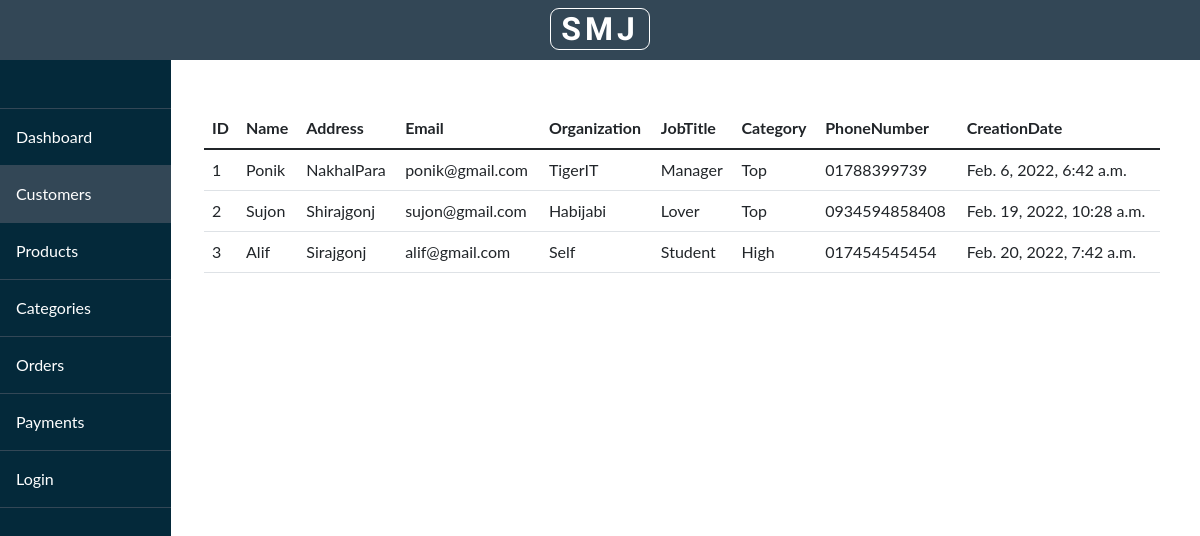
The app's page /customers/ with its own data.
### websites/models.py (models this page shows, shortened)
class Customer(models.Model):
    customerName = models.CharField(max_length=200, null=True)
    address = models.CharField(max_length=200, null=True)
    email = models.EmailField(max_length=254, null=True)
    organizationName = models.CharField(max_length=200, null=True)
    jobTitle = models.CharField(max_length=200, null=True)
    customerCategory = models.CharField(max_length=200, null=True)
    customerPhonenumber = models.CharField(max_length=200, null=True)
    country = models.CharField(max_length=200, null=True)
    city = models.CharField(max_length=200, null=True)
    area = models.CharField(max_length=200, null=True)
    postcode = models.IntegerField()
    created_at = models.DateTimeField(auto_now_add=True, null=True)

### websites/views.py (the view)
# urls.py: path('customers/', views.customer, name = "customer"),
def customer(request):
    customerInfoList = Customer.objects.all
    return render(request, 'websites/customer.html', {
        'customerList': customerInfoList
        })

### websites/templates/websites/customer.html
{% extends 'websites/layout.html' %}
{% block content %}
    <div class="col-md-10"><br/><br/>
        <table class="table">
            <thead>
              <tr>
                <th scope="col">ID</th>
                <th scope="col">Name</th>
                <th scope="col">Address</th>
                <th scope="col">Email</th>
                <th scope="col">Organization</th>
                <th scope="col">JobTitle</th>
                <th scope="col">Category</th>
                <th scope="col">PhoneNumber</th>
                <th scope="col">CreationDate</th>
              </tr>
            </thead>
            <tbody>
              {% for customer in customerList %}
                <tr>
                    <td>{{ customer.id }}</td>
                    <td>{{ customer.customerName }}</td>
                    <td>{{ customer.address }}</td>
                    <td>{{ customer.email }}</td>
                    <td>{{ customer.organizationName }}</td>
                    <td>{{ customer.jobTitle }}</td>
                    <td>{{ customer.customerCategory }}</td>
                    <td>{{ customer.customerPhonenumber }}</td>
                    <td>{{ customer.created_at }}</td>
                </tr>
              {% endfor %}
            </tbody>
          </table>
    </div>
{% endblock %}

### static/css/style.css (style rules this page uses)
body { margin: 0; font-family: "Lato", sans-serif; }
body { overflow-x: hidden; }
.table { width: 96%; }

### records on screen
Customer: id "1", customerName "Ponik", address "NakhalPara", email "ponik@gmail.com", organizationName "TigerIT", jobTitle "Manager", customerCategory "Top", customerPhonenumber "01788399739", created_at "Feb. 6, 2022, 6:42 a.m."
Customer: id "2", customerName "Sujon", address "Shirajgonj", email "sujon@gmail.com", organizationName "Habijabi", jobTitle "Lover", customerCategory "Top", customerPhonenumber "0934594858408", created_at "Feb. 19, 2022, 10:28 a.m."
Customer: id "3", customerName "Alif", address "Sirajgonj", email "alif@gmail.com", organizationName "Self", jobTitle "Student", customerCategory "High", customerPhonenumber "017454545454", created_at "Feb. 20, 2022, 7:42 a.m."
